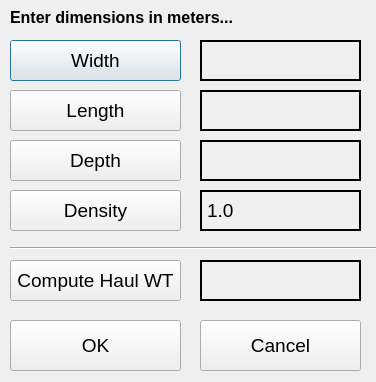
<?xml version="1.0" encoding="UTF-8"?>
<ui version="4.0">
 <class>binDialog</class>
 <widget class="QDialog" name="binDialog">
  <property name="geometry">
   <rect>
    <x>0</x>
    <y>0</y>
    <width>376</width>
    <height>382</height>
   </rect>
  </property>
  <property name="windowTitle">
   <string>Bin Dimensions</string>
  </property>
  <widget class="QLabel" name="label">
   <property name="geometry">
    <rect>
     <x>10</x>
     <y>0</y>
     <width>347</width>
     <height>34</height>
    </rect>
   </property>
   <property name="font">
    <font>
     <pointsize>12</pointsize>
     <weight>75</weight>
     <bold>true</bold>
    </font>
   </property>
   <property name="text">
    <string>Enter dimensions in meters...</string>
   </property>
  </widget>
  <widget class="QPushButton" name="widthBtn">
   <property name="geometry">
    <rect>
     <x>10</x>
     <y>40</y>
     <width>171</width>
     <height>41</height>
    </rect>
   </property>
   <property name="font">
    <font>
     <pointsize>14</pointsize>
    </font>
   </property>
   <property name="text">
    <string>Width</string>
   </property>
  </widget>
  <widget class="QLabel" name="widthLabel">
   <property name="geometry">
    <rect>
     <x>200</x>
     <y>40</y>
     <width>161</width>
     <height>41</height>
    </rect>
   </property>
   <property name="font">
    <font>
     <pointsize>14</pointsize>
    </font>
   </property>
   <property name="autoFillBackground">
    <bool>true</bool>
   </property>
   <property name="frameShape">
    <enum>QFrame::Box</enum>
   </property>
   <property name="lineWidth">
    <number>2</number>
   </property>
   <property name="text">
    <string/>
   </property>
  </widget>
  <widget class="QPushButton" name="lengthBtn">
   <property name="geometry">
    <rect>
     <x>10</x>
     <y>90</y>
     <width>171</width>
     <height>41</height>
    </rect>
   </property>
   <property name="font">
    <font>
     <pointsize>14</pointsize>
    </font>
   </property>
   <property name="text">
    <string>Length</string>
   </property>
  </widget>
  <widget class="QLabel" name="lengthLabel">
   <property name="geometry">
    <rect>
     <x>200</x>
     <y>90</y>
     <width>161</width>
     <height>41</height>
    </rect>
   </property>
   <property name="font">
    <font>
     <pointsize>14</pointsize>
    </font>
   </property>
   <property name="autoFillBackground">
    <bool>true</bool>
   </property>
   <property name="frameShape">
    <enum>QFrame::Box</enum>
   </property>
   <property name="lineWidth">
    <number>2</number>
   </property>
   <property name="text">
    <string/>
   </property>
  </widget>
  <widget class="QLabel" name="depthLabel">
   <property name="geometry">
    <rect>
     <x>200</x>
     <y>140</y>
     <width>161</width>
     <height>41</height>
    </rect>
   </property>
   <property name="font">
    <font>
     <pointsize>14</pointsize>
    </font>
   </property>
   <property name="autoFillBackground">
    <bool>true</bool>
   </property>
   <property name="frameShape">
    <enum>QFrame::Box</enum>
   </property>
   <property name="lineWidth">
    <number>2</number>
   </property>
   <property name="text">
    <string/>
   </property>
  </widget>
  <widget class="QPushButton" name="depthBtn">
   <property name="geometry">
    <rect>
     <x>10</x>
     <y>140</y>
     <width>171</width>
     <height>41</height>
    </rect>
   </property>
   <property name="font">
    <font>
     <pointsize>14</pointsize>
    </font>
   </property>
   <property name="text">
    <string>Depth</string>
   </property>
  </widget>
  <widget class="QPushButton" name="densityBtn">
   <property name="geometry">
    <rect>
     <x>10</x>
     <y>190</y>
     <width>171</width>
     <height>41</height>
    </rect>
   </property>
   <property name="font">
    <font>
     <pointsize>14</pointsize>
    </font>
   </property>
   <property name="text">
    <string>Density</string>
   </property>
  </widget>
  <widget class="QLabel" name="densityLabel">
   <property name="geometry">
    <rect>
     <x>200</x>
     <y>190</y>
     <width>161</width>
     <height>41</height>
    </rect>
   </property>
   <property name="font">
    <font>
     <pointsize>14</pointsize>
    </font>
   </property>
   <property name="autoFillBackground">
    <bool>true</bool>
   </property>
   <property name="frameShape">
    <enum>QFrame::Box</enum>
   </property>
   <property name="lineWidth">
    <number>2</number>
   </property>
   <property name="text">
    <string>1.0</string>
   </property>
  </widget>
  <widget class="QLabel" name="haulWtLabel">
   <property name="geometry">
    <rect>
     <x>200</x>
     <y>260</y>
     <width>161</width>
     <height>41</height>
    </rect>
   </property>
   <property name="font">
    <font>
     <pointsize>20</pointsize>
    </font>
   </property>
   <property name="autoFillBackground">
    <bool>true</bool>
   </property>
   <property name="frameShape">
    <enum>QFrame::Box</enum>
   </property>
   <property name="lineWidth">
    <number>2</number>
   </property>
   <property name="text">
    <string/>
   </property>
  </widget>
  <widget class="QPushButton" name="cancelBtn">
   <property name="geometry">
    <rect>
     <x>200</x>
     <y>320</y>
     <width>161</width>
     <height>51</height>
    </rect>
   </property>
   <property name="font">
    <font>
     <pointsize>14</pointsize>
    </font>
   </property>
   <property name="text">
    <string>Cancel</string>
   </property>
  </widget>
  <widget class="QPushButton" name="okBtn">
   <property name="geometry">
    <rect>
     <x>10</x>
     <y>320</y>
     <width>171</width>
     <height>51</height>
    </rect>
   </property>
   <property name="font">
    <font>
     <pointsize>14</pointsize>
    </font>
   </property>
   <property name="text">
    <string>OK</string>
   </property>
  </widget>
  <widget class="Line" name="line">
   <property name="geometry">
    <rect>
     <x>10</x>
     <y>240</y>
     <width>371</width>
     <height>16</height>
    </rect>
   </property>
   <property name="orientation">
    <enum>Qt::Horizontal</enum>
   </property>
  </widget>
  <widget class="QPushButton" name="compBtn">
   <property name="geometry">
    <rect>
     <x>10</x>
     <y>260</y>
     <width>171</width>
     <height>41</height>
    </rect>
   </property>
   <property name="font">
    <font>
     <pointsize>14</pointsize>
    </font>
   </property>
   <property name="text">
    <string>Compute Haul WT</string>
   </property>
  </widget>
 </widget>
 <resources/>
 <connections/>
</ui>
